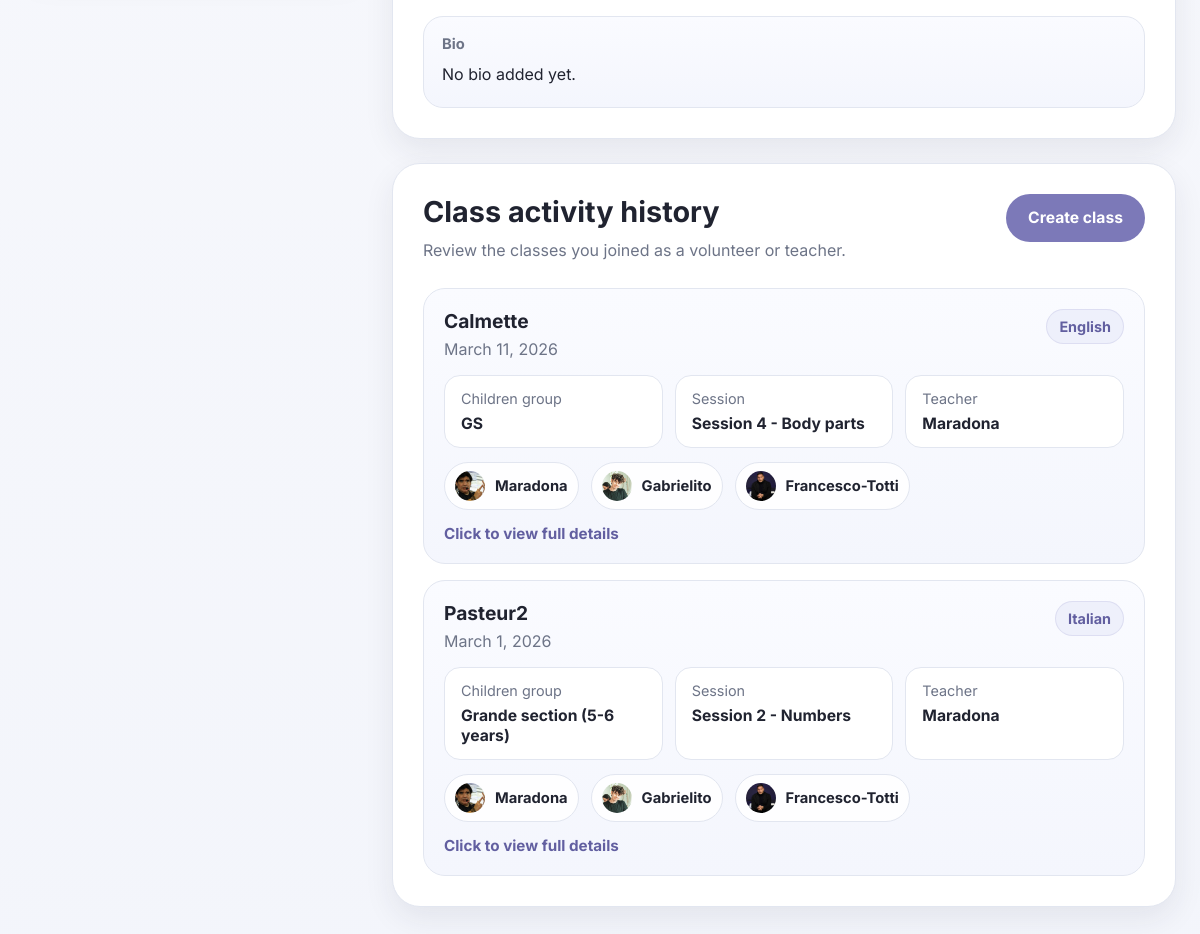
/users/dashboard/ (signed in, lower part), run on an earlier commit of the app's database.
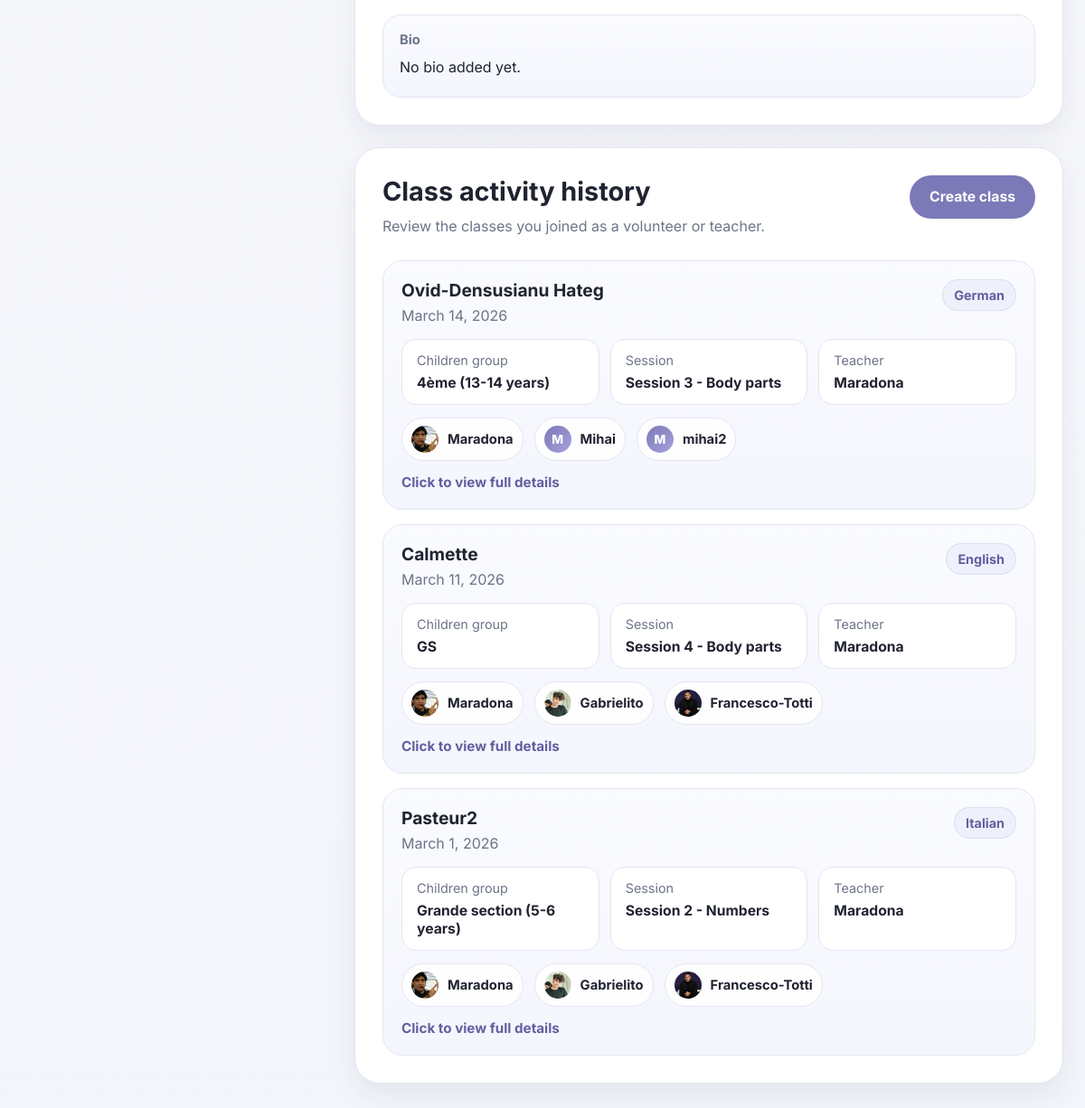
And on a later commit of the database.
### apps/users/models/user.py (models this page shows, shortened)
class User(AbstractUser):
    email = models.EmailField(unique=True)
    role = models.CharField(
        max_length=20,
        choices=UserRole.choices,
        default=UserRole.GUEST,
    )
    photo = models.ImageField(upload_to="profiles/", blank=True, null=True)
    date_of_birth = models.DateField(blank=True, null=True)
    phone = models.CharField(max_length=50, blank=True)
    city = models.CharField(max_length=120, blank=True)
    country = models.CharField(max_length=120, blank=True)
    bio = models.TextField(blank=True)
    USERNAME_FIELD = "email"
    REQUIRED_FIELDS = ["username"]

### apps/users/models/profile.py (models this page shows, shortened)
class ClassParticipation(models.Model):
    volunteer = models.ForeignKey(
        settings.AUTH_USER_MODEL,
        on_delete=models.CASCADE,
        related_name="legacy_main_class_participations",
        null=True,
        blank=True,
    )
    other_volunteers = models.ManyToManyField(
        settings.AUTH_USER_MODEL,
        blank=True,
        related_name="legacy_other_class_participations",
    )
    volunteers = models.ManyToManyField(
        settings.AUTH_USER_MODEL,
        blank=True,
        related_name="joined_class_participations",
    )
    date = models.DateField()
    school_name = models.CharField(max_length=255)
    children_group = models.CharField(max_length=255, blank=True)
    language = models.CharField(max_length=100)
    session_title = models.CharField(max_length=255, blank=True)
    teacher = models.ForeignKey(
        settings.AUTH_USER_MODEL,
        on_delete=models.SET_NULL,
        null=True,
        blank=True,
        related_name="classes_as_teacher",
    )
    notes = models.TextField(blank=True)
    created_at = models.DateTimeField(auto_now_add=True)
    class Meta:
        ordering = ["-date", "-created_at"]

### apps/users/views/dashboard.py (the view)
# urls.py: path("dashboard/", dashboard_view, name="dashboard"),
@login_required
def dashboard_view(request):
    profile = request.user
    edit_mode = request.GET.get("edit") == "1"
    if request.method == "POST":
        form = UserAccountForm(
            request.POST,
            request.FILES,
            instance=profile,
        )
        if form.is_valid():
            form.save()
            messages.success(request, "Your profile has been updated.")
            return redirect("dashboard")
    else:
        form = UserAccountForm(instance=profile)
    class_history = []
    if profile.role in [UserRole.VOLUNTEER, UserRole.TEACHER, UserRole.ADMIN]:
        participations = ClassParticipation.objects.none()
        if profile.role in [UserRole.VOLUNTEER, UserRole.TEACHER, UserRole.ADMIN]:
            participations = (
                ClassParticipation.objects.filter(
                    Q(volunteers=profile) | Q(teacher=profile)
                )
                .select_related("teacher")
                .prefetch_related("volunteers")
                .distinct()
                .order_by("-date", "-id")
            )
        for participation in participations:
            volunteers = list(participation.volunteers.all())
            class_history.append({
                "id": participation.id,
                "school_name": participation.school_name,
                "date": participation.date,
                "children_group": participation.children_group,
                "language": participation.language,
                "session_title": participation.session_title,
                "teacher": participation.teacher,
                "volunteers": volunteers,
                "notes": participation.notes,
            })
    return render(
        request,
        "users/profile.html",
        {
            "profile_user": profile,
            "form": form,
            "edit_mode": edit_mode,
            "class_history": class_history,
        },
    )

### templates/users/profile.html (shortened to what the changed rows need)
{% extends "base.html" %}
{% load i18n %}
{% block content %}
<section class="profile-page">
    <div class="container profile-container">
        <div class="profile-layout">
            <div class="profile-main">
                {% if profile_user.role == "volunteer" or profile_user.role == "teacher" or profile_user.role == "admin" %}
                    <div class="card profile-history-card">
                        <div class="card-body">
                            <div class="profile-section-heading profile-section-heading-with-actions">
                                <div>
                                    <h2>Class activity history</h2>
                                </div>
                            </div>
                            {% if class_history %}
                                <div class="profile-history-list">
                                    {% for item in class_history %}
                                        <article
                                            class="profile-history-item profile-history-clickable"
                                            tabindex="0"
                                            role="button"
                                            data-history-card
                                            data-history-target="history-detail-{{ item.id }}"
                                        >
                                            <div class="profile-history-top">
                                                <div>
                                                    <h3>{{ item.school_name }}</h3>
                                                    <p class="profile-history-date">{{ item.date }}</p>
                                                </div>
                                                <div class="profile-history-top-tags">
                                                    {% if item.language %}
                                                        <span class="tag">{{ item.language }}</span>
                                                    {% endif %}
                                                </div>
                                            </div>
                                            <div class="profile-history-meta">
                                                <div class="profile-history-meta-item">
                                                    <span>Children group</span>
                                                    <strong>{{ item.children_group }}</strong>
                                                </div>
                                                <div class="profile-history-meta-item">
                                                    <span>Session</span>
                                                    <strong>{{ item.session_title }}</strong>
                                                </div>
                                                <div class="profile-history-meta-item">
                                                    <span>Teacher</span>
                                                    <strong>
                                                        {% if item.teacher %}
                                                            {{ item.teacher.username }}
                                                        {% else %}
                                                            —
                                                        {% endif %}
                                                    </strong>
                                                </div>
                                            </div>
                                            <div class="profile-history-preview-people">
                                                {% if item.teacher %}
                                                    <div class="profile-mini-person">
                                                        {% if item.teacher.photo %}
                                                            <img src="{{ item.teacher.photo.url }}" alt="{{ item.teacher.username }}">
                                                        {% else %}
                                                            <div class="profile-mini-person-placeholder">
                                                                {{ item.teacher.username|first|upper }}
                                                            </div>
                                                        {% endif %}
                                                        <span>{{ item.teacher.username }}</span>
                                                    </div>
                                                {% endif %}
                                                {% for volunteer in item.volunteers %}
                                                    <div class="profile-mini-person">
                                                        {% if volunteer.photo %}
                                                            <img src="{{ volunteer.photo.url }}" alt="{{ volunteer.username }}">
                                                        {% else %}
                                                            <div class="profile-mini-person-placeholder">
                                                                {{ volunteer.username|first|upper }}
                                                            </div>
                                                        {% endif %}
                                                        <span>{{ volunteer.username }}</span>
                                                    </div>
                                                {% endfor %}
                                            </div>
                                            <p class="profile-history-open-hint">Click to view full details</p>
                                        </article>
                                    {% endfor %}
                                </div>
                            {% else %}
                                <div class="profile-empty-state">
                                    No class activity has been recorded yet.
                                </div>
                            {% endif %}
                        </div>
                    </div>
                {% endif %}
            </div>
        </div>
    </div>
</section>
{% endblock %}

What changed in the data, as far as the page shows it:
now on one of the page's lists (row edited): User: school_name "Pasteur2", date "March 1, 2026", language "Italian", children_group "Grande section (5-6 years)", session_title "Session 2 - Numbers", teacher.username "Maradona"
changed User "Maradona": school_name "Calmette" → "Ovid-Densusianu Hateg"; date "March 11, 2026" → "March 14, 2026"; language "English" → "German"; children_group "GS" → "4ème (13-14 years)"; session_title "Session 4 - Body parts" → "Session 3 - Body parts"; school_name "Pasteur2" → "Calmette"; date "March 1, 2026" → "March 11, 2026"; language "Italian" → "English"; children_group "Grande section (5-6 years)" → "GS"; session_title "Session 2 - Numbers" → "Session 4 - Body parts"
now on this page (row unchanged): User: username|first "M", username "Mihai", shown under "Ovid-Densusianu Hateg"
now on this page (row unchanged): User: username|first "M", username "mihai2", shown under "Ovid-Densusianu Hateg"
changed User "Gabrielito": moves from the list under "Calmette" to the list under "Pasteur2"
shown differently, row unchanged: User "Francesco-Totti": moves from the list under "Calmette" to the list under "Pasteur2"
